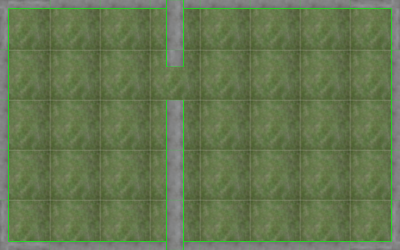

Below is a game level as drawn by its tile map, then a one-line description and the .tmx that defines it (tile-layer data replaced by summaries):
An orthogonal 8x5 tile map with 50x50 px tiles, 4 tile layers (roads, borders, walls, roofs), 6 tilesets and 23 objects (6x Fence, RobotRed, RobotBlue, Robot, BoxMed, ...).

<map version="1.0" orientation="orthogonal" renderorder="right-down" width="8" height="5" tilewidth="50" tileheight="50" nextobjectid="26">
 <tileset firstgid="1" name="roads" tilewidth="50" tileheight="50" tilecount="80">
  <image source="tileset-roads.png" trans="000000" width="250" height="800" />
 </tileset>
 <tileset firstgid="81" name="borders" tilewidth="50" tileheight="50" tilecount="20">
  <image source="tileset-borders.png" trans="00ff00" width="250" height="200" />
 </tileset>
 <tileset firstgid="101" name="walls" tilewidth="50" tileheight="50" tilecount="100">
  <image source="tileset-walls.png" trans="00ff00" width="250" height="1000" />
 </tileset>
 <tileset firstgid="201" name="roofs" tilewidth="50" tileheight="50" tilecount="100">
  <image source="tileset-roofs.png" trans="000000" width="250" height="1000" />
 </tileset>
 <tileset firstgid="301" name="objects" tilewidth="20" tileheight="20" tilecount="100">
  <image source="tileset-objects.png" trans="ff00ff" width="100" height="400" />
 </tileset>
 <tileset firstgid="401" name="objects-large" tilewidth="50" tileheight="50" tilecount="100">
  <image source="tileset-lobjects.png" trans="ff00ff" width="250" height="1000" />
 </tileset>
 <layer name="roads" width="8" height="5">
  <data>[40 cells, 40 non-empty, 1 distinct tile ids]</data>
 </layer>
 <layer name="borders" width="8" height="5">
  <data>[40 cells, 22 non-empty, 2 distinct tile ids]</data>
 </layer>
 <layer name="walls" width="8" height="5">
  <data>[40 cells, 5 non-empty, 2 distinct tile ids]</data>
 </layer>
 <layer name="roofs" width="8" height="5" opacity="0.29">
  <data>[40 cells, 0 non-empty, 0 distinct tile ids]</data>
 </layer>
 <objectgroup name="robots">
  <object id="1" name="testbot0192" type="RobotRed" gid="302" x="57.9426" y="159.844" width="20" height="20" rotation="155.317" />
  <object id="16" name="testbot0193" type="RobotBlue" gid="303" x="300.009" y="114.372" width="20" height="20" rotation="-64.2828" />
  <object id="17" name="testbot0194" type="Robot" gid="301" x="57.732" y="89.9407" width="20" height="20" rotation="-53.7833" />
 </objectgroup>
 <objectgroup name="fences">
  <object id="2" name="fence1" type="Fence" gid="402" x="118.667" y="167.667" width="50" height="50" />
  <object id="3" name="fence2" type="Fence" gid="402" x="188" y="54" width="50" height="50" />
  <object id="4" name="fence3" type="Fence" gid="402" x="277" y="54" width="50" height="50" />
  <object id="5" name="fence4" type="Fence" gid="402" x="54.0881" y="207.629" width="50" height="50" rotation="-302.967" />
  <object id="6" name="fence5" type="Fence" gid="402" x="185.333" y="245.333" width="50" height="50" />
  <object id="7" name="fence6" type="Fence" gid="402" x="278" y="242" width="50" height="50" />
 </objectgroup>
 <objectgroup name="boxes">
  <object id="8" name="box" type="BoxMed" gid="304" x="134" y="63" width="20" height="20" />
  <object id="9" name="box" type="BoxAmmo" gid="304" x="272.498" y="160.679" width="20" height="20" rotation="-46.3465" />
  <object id="10" name="box" type="Box" gid="304" x="107.338" y="33.1227" width="20" height="20" rotation="31.1605" />
  <object id="11" name="box" type="BoxFrag" gid="304" x="196.125" y="187.009" width="20" height="20" rotation="23.4114" />
 </objectgroup>
 <objectgroup name="barrels">
  <object id="12" name="barrel" type="Barrel" gid="305" x="106.333" y="208" width="20" height="20" />
  <object id="13" name="barrel" type="BarrelBlue" gid="305" x="88.667" y="212.667" width="20" height="20" />
  <object id="14" name="barrel" type="BarrelGreen" gid="305" x="323.334" y="141" width="20" height="20" />
  <object id="15" name="barrel" type="BarrelRed" gid="305" x="100.667" y="224.667" width="20" height="20" />
 </objectgroup>
 <objectgroup name="buildings">
  <object id="18" name="rs1" type="RadioStation" gid="401" x="331.782" y="108.791" width="50" height="50" rotation="-11.4273" />
  <object id="20" name="c1" type="Control" gid="403" x="358.745" y="117.128" width="50" height="50" rotation="-249.369" />
  <object id="25" name="bun1" type="Bunker" gid="406" x="128.633" y="154.855" width="50" height="50" rotation="-511.113" />
 </objectgroup>
 <objectgroup name="doors">
  <object id="21" name="door01" type="Door" gid="404" x="145.545" y="108.182" width="50" height="50" />
 </objectgroup>
 <objectgroup name="wires">
  <object id="22" name="wire" type="Wire" x="252.667" y="183.333">
   <polyline points="71.3333,-8 -80,-74" />
  </object>
 </objectgroup>
 <objectgroup name="buttons">
  <object id="24" name="button01" type="Button" gid="405" x="300.333" y="199.667" width="50" height="50">
   <properties>
    <property name="off_signals" value="door01=close" />
    <property name="on_signals" value="door01=open" />
   </properties>
  </object>
 </objectgroup>
</map>
